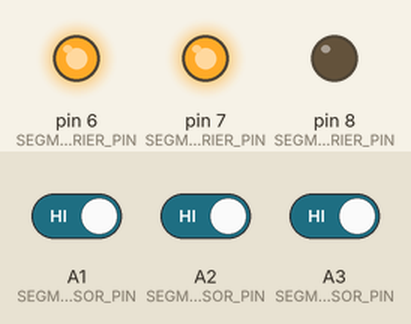
Simulated run of this sketch. Board: Arduino Uno, built with avr-gcc and run on an emulated ATmega328P. Parts: output pins drawn as LEDs (lit = HIGH). The test bench sets the inputs (shaded band); at power-on: A1 (SEGMENT_1_SENSOR_PIN) HIGH, A3 (SEGMENT_3_SENSOR_PIN) HIGH, A2 (SEGMENT_2_SENSOR_PIN) HIGH. What the sketch prints to the serial monitor is not drawn.

Above: at 1.2 s.
1.3 s: A1 (SEGMENT_1_SENSOR_PIN) driven LOW
At 1.6 s:
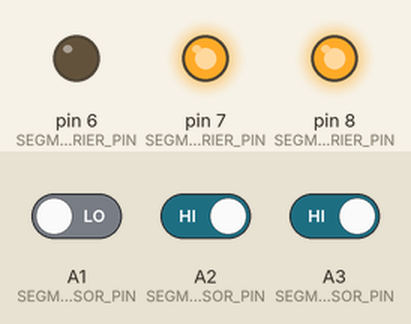
2.8 s: A3 (SEGMENT_3_SENSOR_PIN) driven LOW
At 3.6 s:
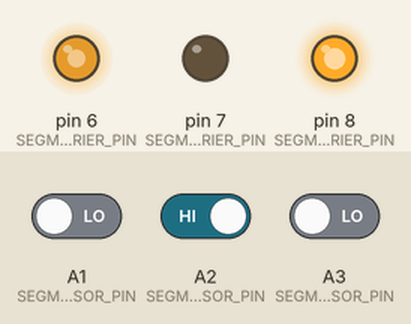
4.3 s: A2 (SEGMENT_2_SENSOR_PIN) driven LOW
At 4.8 s:
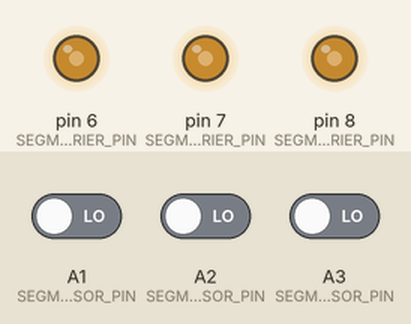
5.9 s: A1 (SEGMENT_1_SENSOR_PIN) driven HIGH
At 6.6 s:
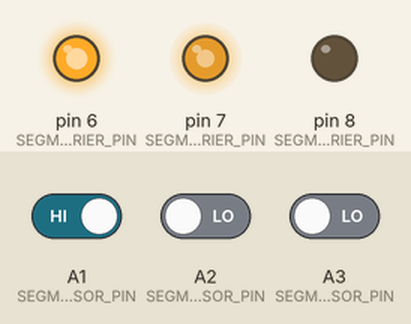
7.4 s: A2 (SEGMENT_2_SENSOR_PIN) driven HIGH
At 8.3 s:
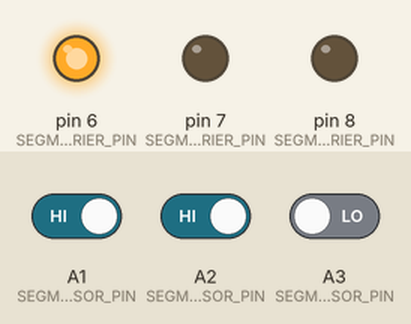
8.9 s: A1 (SEGMENT_1_SENSOR_PIN) driven LOW
At 9.4 s:
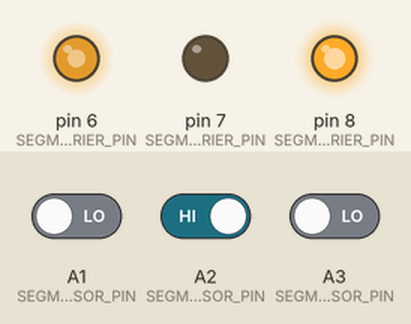
Timing chart, 0 to 11.4 s (numbered marks = the images above; inputs shaded):
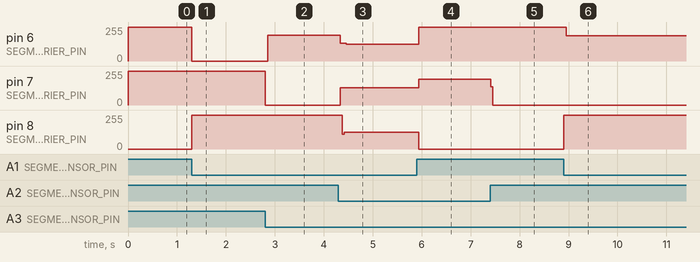

Measured:
- after the input at 1.3 s, pin 6 (SEGMENT_3_BARRIER_PIN): 255/255 → 0/255 at once; pin 8 (SEGMENT_1_BARRIER_PIN): 0/255 → 255/255 at once
- after the input at 2.8 s, pin 6 (SEGMENT_3_BARRIER_PIN): 0/255 → 195/255 after 0.06 s; pin 7 (SEGMENT_2_BARRIER_PIN): 255/255 → 0/255 at once
- after the input at 4.3 s, pin 6 (SEGMENT_3_BARRIER_PIN): 195/255 → 135/255 at once, → 127/255 0.12 s later; pin 7 (SEGMENT_2_BARRIER_PIN): 0/255 → 130/255 at once; pin 8 (SEGMENT_1_BARRIER_PIN): 255/255 → 125/255 after 0.08 s
- after the input at 5.9 s, pin 6 (SEGMENT_3_BARRIER_PIN): 127/255 → 255/255 at once; pin 7 (SEGMENT_2_BARRIER_PIN): 130/255 → 195/255 at once; pin 8 (SEGMENT_1_BARRIER_PIN): 125/255 → 0/255 at once
- after the input at 7.4 s, pin 7 (SEGMENT_2_BARRIER_PIN): 195/255 → 0/255 at once
- after the input at 8.9 s, pin 6 (SEGMENT_3_BARRIER_PIN): 255/255 → 190/255 after 0.06 s; pin 8 (SEGMENT_1_BARRIER_PIN): 0/255 → 255/255 at once

The sketch:

train_barrier_controller_Amir_2_July_2022_MVP.ino
```cpp
// contorol train barriers, train (Shimon) under floor exhibit
// 30 years museum enaversary, Summer 2022
// 2 Trains on same circular rail divided to 3 sections
//When one train go into sector i (i = 0,1,2)and pass sensor i - the controler block
// second train to go into same section by disconnect power from the begining of this section.
// and open i-1 section - see fulle expalin at
//https://docs.google.com/document/d/1Xm8vYSGSgmGfYhY095-ccse9BiLPy-t-vI_z9wcCI0Y/edit
// Hardware/layout
//3 inputs from IR block light sensors (E18-D80, GND - BLUE !!!, +5V- brown, out - BLACK !
// High when light NOT refelected = train cross)
// 3 outputs- throught AO3400) 3 Relays activated via AO3400
// Used NC connection - tative the relay to stop the strain (so in case of mailfunction we can switch off
// see J:\Bloomfield\Exhibits\היסטוריה לקראת שלושים שנה למוזיאון\רכבת שמעון\פיתוח מחסום נתנאל יוני 2022

//
const int Sample_Time = 2; // ms time between measure
#define   SEGMENT_1_SENSOR_PIN    A1//14 // A0 (see https://github.com/arduino/ArduinoCore-avr/blob/master/variants/standard/pins_arduino.h#L56-L72)
#define   SEGMENT_1_BARRIER_PIN   8
#define   SEGMENT_2_SENSOR_PIN    A2//15  //A1
#define   SEGMENT_2_BARRIER_PIN   7
#define   SEGMENT_3_SENSOR_PIN    A3//16  //A2
#define   SEGMENT_3_BARRIER_PIN   6


// do we get a HIGH/ LOW when a sensor detects a train
const int trainDetectionSignal = LOW;

// do we write HIGH/LOW to close the barrier
const int barrierCloseSignal = LOW;

const int sensorPins [] = {SEGMENT_1_SENSOR_PIN, SEGMENT_2_SENSOR_PIN, SEGMENT_3_SENSOR_PIN};
const int barrierPins [] = {SEGMENT_1_BARRIER_PIN, SEGMENT_2_BARRIER_PIN, SEGMENT_3_BARRIER_PIN};

//const int sensorPins [] = {SEGMENT_2_SENSOR_PIN, SEGMENT_3_SENSOR_PIN};
//const int barrierPins [] = {SEGMENT_2_BARRIER_PIN, SEGMENT_3_BARRIER_PIN};
const int numOfSegments = sizeof(sensorPins)/sizeof(sensorPins[0]);

void setup() {
  Serial.begin(115200);
  if (trainDetectionSignal == LOW)
  {
      pinMode(SEGMENT_1_SENSOR_PIN, INPUT_PULLUP);
      pinMode(SEGMENT_2_SENSOR_PIN, INPUT_PULLUP);
      pinMode(SEGMENT_3_SENSOR_PIN, INPUT_PULLUP);
  }
  else // signal gets HIGH when we detect, need an external pulldown / pulldown in sensor
  {
      pinMode(SEGMENT_1_SENSOR_PIN, INPUT);
      pinMode(SEGMENT_2_SENSOR_PIN, INPUT);
      pinMode(SEGMENT_3_SENSOR_PIN, INPUT);
  }

  pinMode(SEGMENT_1_BARRIER_PIN, OUTPUT);
  pinMode(SEGMENT_2_BARRIER_PIN, OUTPUT);
  pinMode(SEGMENT_3_BARRIER_PIN, OUTPUT);

  for (int i = 0; i < numOfSegments; i++)
  {
    openBarrier(i);
  }

  closeBarrier(0);
}

void closeBarrier(int segmentIndex)
{
    Serial.print("closing barrier: ");
    Serial.print(segmentIndex + 1);
    Serial.print("\r\n");
    digitalWrite(barrierPins[segmentIndex], barrierCloseSignal);
}

void openBarrier(int segmentIndex)
{
    Serial.print("opening barrier: ");
    Serial.print(segmentIndex + 1);
    Serial.print("\r\n");
    digitalWrite(barrierPins[segmentIndex], !barrierCloseSignal);
}

int getPreviuosSegment(int segment)
{
    if (segment > 0)
    {
      return segment - 1;
    }
    else
    {
      return numOfSegments - 1;
    }
}

void handleTrainDetected(int segmentIndex)
{
    int barrierPin = barrierPins[segmentIndex];
    int barrierCurrentState = digitalRead(barrierPin);
    int prevBarrierPin = barrierPins[getPreviuosSegment(segmentIndex)];
    int prevBarrierCurrentState = digitalRead(prevBarrierPin);

    if ((barrierCurrentState != barrierCloseSignal) || (prevBarrierCurrentState == barrierCloseSignal))
    // train is detected when the barrier is still open -> close it and open the last barrier
    // if barrier is closed but previous barrier is also closed -> open previous
    // (for breaking the initial state that everything is closed)
    {
        Serial.print("train detected in new segment (");
        Serial.print(segmentIndex + 1);
        Serial.print(")\r\n");
        closeBarrier(segmentIndex);
        openBarrier(getPreviuosSegment(segmentIndex));
    }
}

void loop() {
 // delay(Sample_Time) ;
//  Serial.println("================");
//   int tttt = digitalRead(14);
//   Serial.println(tttt);
for (int i = 0; i < numOfSegments; i++) {
  int sensorPin = sensorPins[i];
  int barrierCurrentState = digitalRead(sensorPin);
  int prevBarrierPin = barrierPins[getPreviuosSegment(i)];
  if (barrierCurrentState == trainDetectionSignal) {
    //closeBarrier(i);
    //openBarrier(getPreviuosSegment(i));
    openBarrier(i);
    closeBarrier(getPreviuosSegment(i));
  }
}

}
  /*
  for (int i = 0; i < numOfSegments; i++)
  {
      int sensorPin = sensorPins[i];
      int pinState = digitalRead(sensorPin);

      if (pinState == trainDetectionSignal)
      {
          handleTrainDetected(i);
      }
  }
}
*/
```
